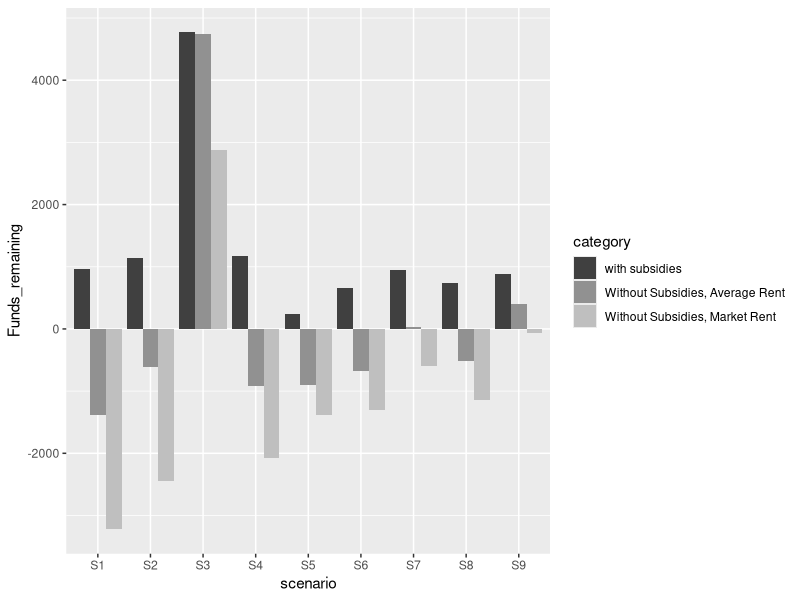
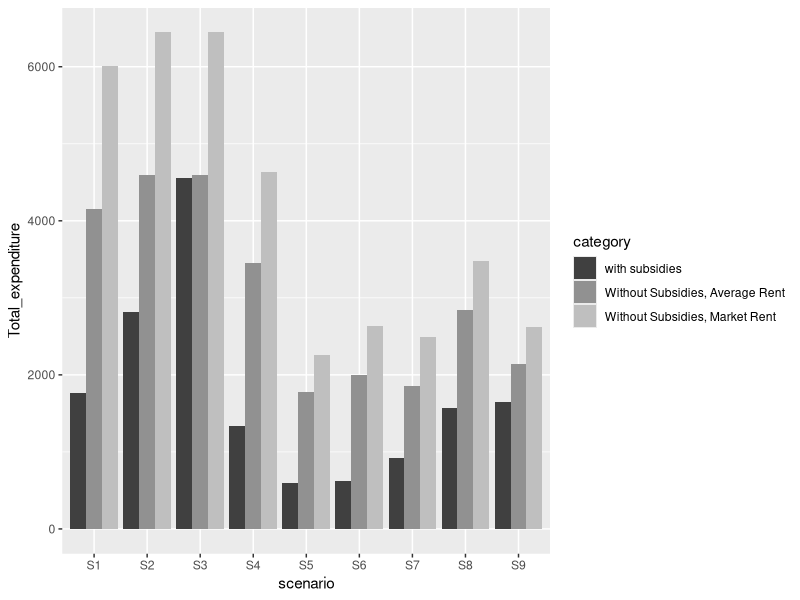
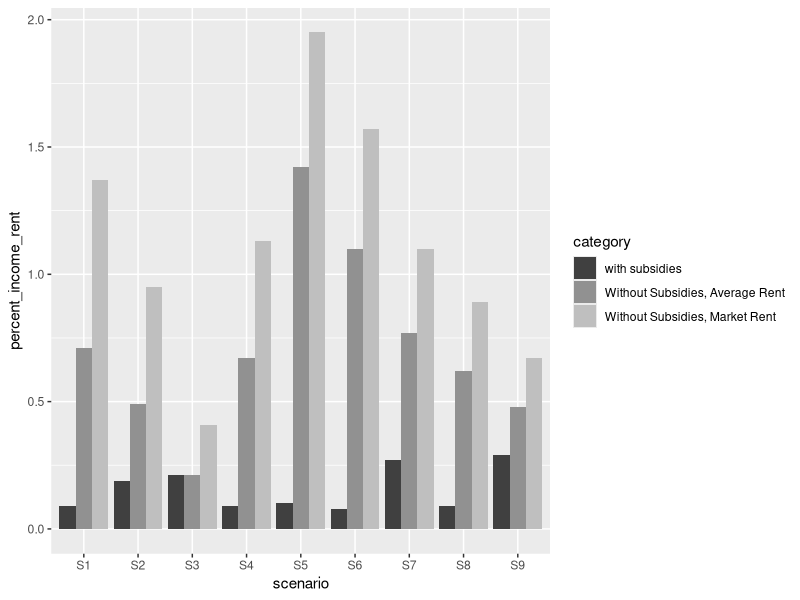
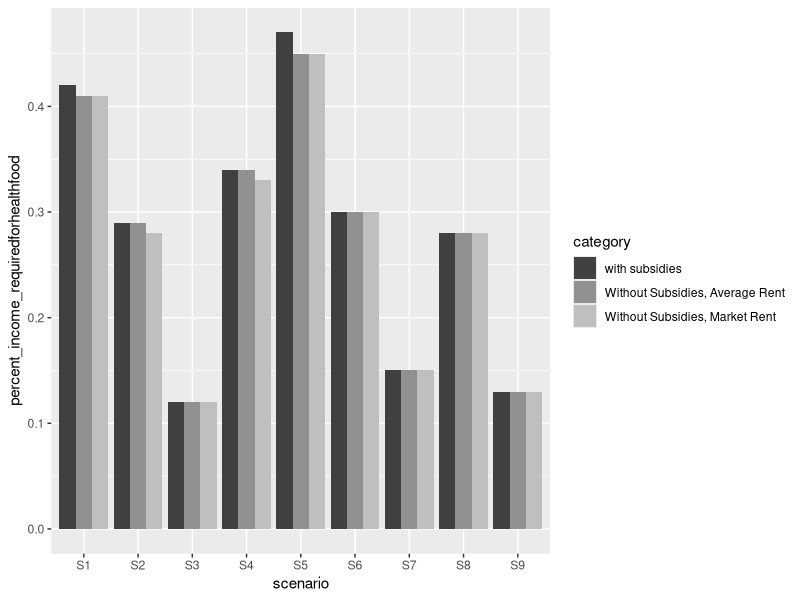

These charts were generated, in order, by the following R code:
#### Preamble ####
# Purpose: Tests... [...UPDATE THIS...]
# Author: Rohan Alexander [...UPDATE THIS...]
# Date: 11 February 2023 [...UPDATE THIS...]
# Contact: rohan.alexander@utoronto.ca [...UPDATE THIS...]
# License: MIT
# Pre-requisites: [...UPDATE THIS...]
# Any other information needed? [...UPDATE THIS...]


#### Workspace setup ####
library(ggplot2)
library(dplyr)
library(tidyverse)
library(scales)

#### T ####
data <- read_csv("outputs/data/analysis_data.csv")
colnames(data)
## Grouped Barplot
### total income 
ggplot(data, aes(fill=category, y=Funds_remaining, x=scenario)) + 
  geom_bar(position="dodge", stat="identity", ) +
  scale_fill_grey(start = 0.25, end = 0.75)
##total expenditure 
ggplot(data, aes(fill=category, Total_expenditure, x=scenario)) + 
  geom_bar(position="dodge", stat="identity", ) +
  scale_fill_grey(start = 0.25, end = 0.75)
#percentage of income required for rent
ggplot(data, aes(fill=category, y=percent_income_rent, x=scenario)) + 
  geom_bar(position="dodge", stat="identity", ) +
  scale_fill_grey(start = 0.25, end = 0.75)
#percentage of income required to purchase healthy food
ggplot(data, aes(fill=category, y=percent_income_requiredforhealthfood, x=scenario)) + 
  geom_bar(position="dodge", stat="identity", ) +
  scale_fill_grey(start = 0.25, end = 0.75)
